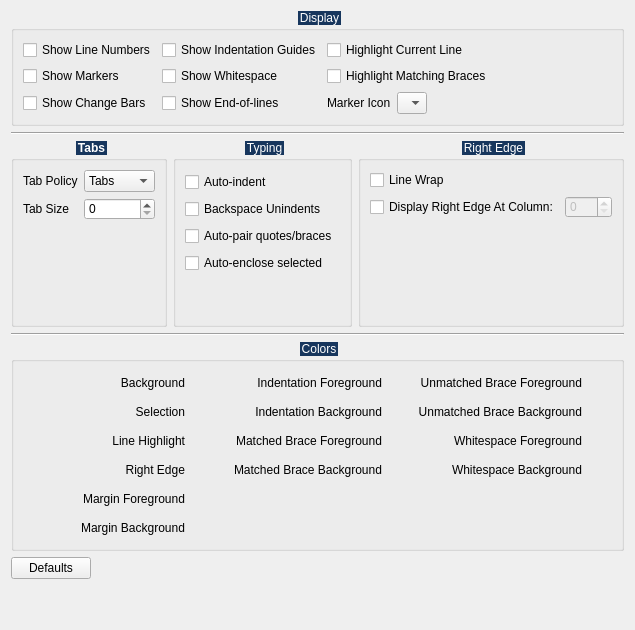
     <widget class="QWidget" name="generalTab">
      <attribute name="title">
       <string>General</string>
      </attribute>
      <layout class="QVBoxLayout" name="verticalLayout_3">
       <item>
        <layout class="QHBoxLayout" name="horizontalLayout_8">
         <item>
          <widget class="QGroupBox" name="_displayGroup">
           <property name="styleSheet">
            <string notr="true">/*
QGroupBox{font-weight: bold;}
::title {
    subcontrol-origin: margin;
    subcontrol-position: top center; /* position at the top center 
}
*/
QGroupBox::title  {
    subcontrol-origin: margin;
    subcontrol-position: top center;
    padding: 4px 8000px 4px 8000px;
    background-color: #FF17365D;
    color: rgb(255, 255, 255);
}</string>
           </property>
           <property name="title">
            <string>Display</string>
           </property>
           <property name="flat">
            <bool>false</bool>
           </property>
           <layout class="QHBoxLayout" name="horizontalLayout_7">
            <item>
             <layout class="QGridLayout" name="gridLayout_4">
              <item row="1" column="0">
               <widget class="QCheckBox" name="_markersCheck">
                <property name="text">
                 <string>Show Markers</string>
                </property>
               </widget>
              </item>
              <item row="0" column="0">
               <widget class="QCheckBox" name="_lineNumbersCheck">
                <property name="text">
                 <string>Show Line Numbers</string>
                </property>
               </widget>
              </item>
              <item row="2" column="0">
               <widget class="QCheckBox" name="_changeBarsCheck">
                <property name="text">
                 <string>Show Change Bars</string>
                </property>
               </widget>
              </item>
              <item row="2" column="1">
               <widget class="QCheckBox" name="_eolCheck">
                <property name="text">
                 <string>Show End-of-lines</string>
                </property>
               </widget>
              </item>
              <item row="0" column="2">
               <widget class="QCheckBox" name="_highlightCheck">
                <property name="text">
                 <string>Highlight Current Line</string>
                </property>
               </widget>
              </item>
              <item row="1" column="2">
               <widget class="QCheckBox" name="_matchCheck">
                <property name="text">
                 <string>Highlight Matching Braces</string>
                </property>
               </widget>
              </item>
              <item row="0" column="1">
               <widget class="QCheckBox" name="_indentationCheck">
                <property name="text">
                 <string>Show Indentation Guides</string>
                </property>
               </widget>
              </item>
              <item row="1" column="1">
               <widget class="QCheckBox" name="_whitespaceCheck">
                <property name="text">
                 <string>Show Whitespace</string>
                </property>
               </widget>
              </item>
              <item row="2" column="2">
               <layout class="QHBoxLayout" name="horizontalLayout_10">
                <item>
                 <widget class="QLabel" name="label">
                  <property name="text">
                   <string>Marker Icon</string>
                  </property>
                 </widget>
                </item>
                <item>
                 <widget class="QComboBox" name="_markerCombo">
                  <property name="maximumSize">
                   <size>
                    <width>60</width>
                    <height>16777215</height>
                   </size>
                  </property>
                  <item>
                   <property name="text">
                    <string/>
                   </property>
                   <property name="icon">
                    <iconset resource="../../../../icons/textedit/textedit_icons.qrc">
                     <normaloff>:/textedit/greenCircle</normaloff>:/textedit/greenCircle</iconset>
                   </property>
                  </item>
                  <item>
                   <property name="text">
                    <string/>
                   </property>
                   <property name="icon">
                    <iconset resource="../../../../icons/textedit/textedit_icons.qrc">
                     <normaloff>:/textedit/yellowCircle</normaloff>:/textedit/yellowCircle</iconset>
                   </property>
                  </item>
                  <item>
                   <property name="text">
                    <string/>
                   </property>
                   <property name="icon">
                    <iconset resource="../../../../icons/textedit/textedit_icons.qrc">
                     <normaloff>:/textedit/redCircle</normaloff>:/textedit/redCircle</iconset>
                   </property>
                  </item>
                  <item>
                   <property name="text">
                    <string/>
                   </property>
                   <property name="icon">
                    <iconset resource="../../../../icons/textedit/textedit_icons.qrc">
                     <normaloff>:/textedit/whiteFlag</normaloff>:/textedit/whiteFlag</iconset>
                   </property>
                  </item>
                  <item>
                   <property name="text">
                    <string/>
                   </property>
                   <property name="icon">
                    <iconset resource="../../../../icons/textedit/textedit_icons.qrc">
                     <normaloff>:/textedit/greenFlag</normaloff>:/textedit/greenFlag</iconset>
                   </property>
                  </item>
                  <item>
                   <property name="text">
                    <string/>
                   </property>
                   <property name="icon">
                    <iconset resource="../../../../icons/textedit/textedit_icons.qrc">
                     <normaloff>:/textedit/yellowFlag</normaloff>:/textedit/yellowFlag</iconset>
                   </property>
                  </item>
                  <item>
                   <property name="text">
                    <string/>
                   </property>
                   <property name="icon">
                    <iconset resource="../../../../icons/textedit/textedit_icons.qrc">
                     <normaloff>:/textedit/redFlag</normaloff>:/textedit/redFlag</iconset>
                   </property>
                  </item>
                  <item>
                   <property name="text">
                    <string/>
                   </property>
                   <property name="icon">
                    <iconset>
                     <normaloff>:/textedit/rightArrow</normaloff>:/textedit/rightArrow</iconset>
                   </property>
                  </item>
                  <item>
                   <property name="text">
                    <string/>
                   </property>
                   <property name="icon">
                    <iconset>
                     <normaloff>:/textedit/leftArrow</normaloff>:/textedit/leftArrow</iconset>
                   </property>
                  </item>
                  <item>
                   <property name="text">
                    <string/>
                   </property>
                   <property name="icon">
                    <iconset>
                     <normaloff>:/textedit/check</normaloff>:/textedit/check</iconset>
                   </property>
                  </item>
                  <item>
                   <property name="text">
                    <string/>
                   </property>
                   <property name="icon">
                    <iconset>
                     <normaloff>:/textedit/warning</normaloff>:/textedit/warning</iconset>
                   </property>
                  </item>
                  <item>
                   <property name="text">
                    <string/>
                   </property>
                   <property name="icon">
                    <iconset>
                     <normaloff>:/textedit/error</normaloff>:/textedit/error</iconset>
                   </property>
                  </item>
                 </widget>
                </item>
                <item>
                 <spacer name="horizontalSpacer_10">
                  <property name="orientation">
                   <enum>Qt::Orientation::Horizontal</enum>
                  </property>
                  <property name="sizeHint" stdset="0">
                   <size>
                    <width>40</width>
                    <height>20</height>
                   </size>
                  </property>
                 </spacer>
                </item>
               </layout>
              </item>
             </layout>
            </item>
           </layout>
          </widget>
         </item>
        </layout>
       </item>
       <item>
        <widget class="Line" name="line_2">
         <property name="orientation">
          <enum>Qt::Orientation::Horizontal</enum>
         </property>
        </widget>
       </item>
       <item>
        <layout class="QHBoxLayout" name="horizontalLayout_5">
         <item>
          <widget class="QGroupBox" name="_tabsGroup">
           <property name="font">
            <font>
             <bold>true</bold>
            </font>
           </property>
           <property name="styleSheet">
            <string notr="true">/*
QGroupBox {
	font-weight: bold;
}
::title {
   subcontrol-origin: margin;
   subcontrol-position: top center; 
}
*/
QGroupBox::title  {
    subcontrol-origin: margin;
    subcontrol-position: top center;
    padding: 4px 8000px 4px 8000px;
    background-color: #FF17365D;
    color: rgb(255, 255, 255);
}</string>
           </property>
           <property name="title">
            <string>Tabs</string>
           </property>
           <property name="alignment">
            <set>Qt::AlignmentFlag::AlignLeading|Qt::AlignmentFlag::AlignLeft|Qt::AlignmentFlag::AlignVCenter</set>
           </property>
           <property name="flat">
            <bool>false</bool>
           </property>
           <layout class="QGridLayout" name="gridLayout_2">
            <item row="1" column="1">
             <widget class="QSpinBox" name="_tabSizeSpin"/>
            </item>
            <item row="0" column="1">
             <widget class="QComboBox" name="_tabPolicyCombo">
              <property name="sizeAdjustPolicy">
               <enum>QComboBox::SizeAdjustPolicy::AdjustToContents</enum>
              </property>
              <item>
               <property name="text">
                <string>Tabs</string>
               </property>
              </item>
              <item>
               <property name="text">
                <string>Spaces</string>
               </property>
              </item>
             </widget>
            </item>
            <item row="0" column="0">
             <widget class="QLabel" name="_tabPolicyLabel">
              <property name="text">
               <string>Tab Policy</string>
              </property>
             </widget>
            </item>
            <item row="1" column="0">
             <widget class="QLabel" name="_tabSizeLabel">
              <property name="text">
               <string>Tab Size</string>
              </property>
             </widget>
            </item>
            <item row="2" column="1">
             <spacer name="verticalSpacer_5">
              <property name="orientation">
               <enum>Qt::Orientation::Vertical</enum>
              </property>
              <property name="sizeHint" stdset="0">
               <size>
                <width>20</width>
                <height>40</height>
               </size>
              </property>
             </spacer>
            </item>
           </layout>
          </widget>
         </item>
         <item>
          <widget class="QGroupBox" name="_typingGroup">
           <property name="styleSheet">
            <string notr="true">/*
QGroupBox{font-weight: bold;}
::title {
    subcontrol-origin: margin;
    subcontrol-position: top center; 
}
*/
QGroupBox::title  {
    subcontrol-origin: margin;
    subcontrol-position: top center;
    padding: 4px 8000px 4px 8000px;
    background-color: #FF17365D;
    color: rgb(255, 255, 255);
}</string>
           </property>
           <property name="title">
            <string>Typing</string>
           </property>
           <property name="flat">
            <bool>false</bool>
           </property>
           <layout class="QVBoxLayout" name="verticalLayout_6">
            <property name="spacing">
             <number>7</number>
            </property>
            <property name="topMargin">
             <number>11</number>
            </property>
            <property name="rightMargin">
             <number>11</number>
            </property>
            <property name="bottomMargin">
             <number>11</number>
            </property>
            <item>
             <widget class="QCheckBox" name="_autoIndentCheck">
              <property name="text">
               <string>Auto-indent</string>
              </property>
             </widget>
            </item>
            <item>
             <widget class="QCheckBox" name="_unindentCheck">
              <property name="text">
               <string>Backspace Unindents</string>
              </property>
             </widget>
            </item>
            <item>
             <widget class="QCheckBox" name="_autoPairCheck">
              <property name="text">
               <string>Auto-pair quotes/braces</string>
              </property>
             </widget>
            </item>
            <item>
             <widget class="QCheckBox" name="_autoEncloseCheck">
              <property name="text">
               <string>Auto-enclose selected</string>
              </property>
             </widget>
            </item>
            <item>
             <spacer name="verticalSpacer_3">
              <property name="orientation">
               <enum>Qt::Orientation::Vertical</enum>
              </property>
              <property name="sizeHint" stdset="0">
               <size>
                <width>20</width>
                <height>40</height>
               </size>
              </property>
             </spacer>
            </item>
           </layout>
          </widget>
         </item>
         <item>
          <widget class="QGroupBox" name="_textWrappingGroup">
           <property name="styleSheet">
            <string notr="true">/*
QGroupBox{font-weight: bold;}
::title {
    subcontrol-origin: margin;
    subcontrol-position: top center; 
}
*/
QGroupBox::title  {
    subcontrol-origin: margin;
    subcontrol-position: top center;
    padding: 4px 8000px 4px 8000px;
    background-color: #FF17365D;
    color: rgb(255, 255, 255);
}</string>
           </property>
           <property name="title">
            <string>Right Edge</string>
           </property>
           <property name="flat">
            <bool>false</bool>
           </property>
           <layout class="QVBoxLayout" name="verticalLayout_2">
            <property name="sizeConstraint">
             <enum>QLayout::SizeConstraint::SetDefaultConstraint</enum>
            </property>
            <item>
             <widget class="QCheckBox" name="_lineWrapCheck">
              <property name="text">
               <string>Line Wrap</string>
              </property>
             </widget>
            </item>
            <item>
             <layout class="QHBoxLayout" name="horizontalLayout_6">
              <item>
               <widget class="QCheckBox" name="_rightEdgeCheck">
                <property name="text">
                 <string>Display Right Edge At Column:</string>
                </property>
               </widget>
              </item>
              <item>
               <widget class="QSpinBox" name="_rightEdgeSpin">
                <property name="enabled">
                 <bool>false</bool>
                </property>
                <property name="maximum">
                 <number>999</number>
                </property>
               </widget>
              </item>
             </layout>
            </item>
            <item>
             <spacer name="verticalSpacer_6">
              <property name="orientation">
               <enum>Qt::Orientation::Vertical</enum>
              </property>
              <property name="sizeHint" stdset="0">
               <size>
                <width>20</width>
                <height>40</height>
               </size>
              </property>
             </spacer>
            </item>
           </layout>
          </widget>
         </item>
        </layout>
       </item>
       <item>
        <widget class="Line" name="line">
         <property name="orientation">
          <enum>Qt::Orientation::Horizontal</enum>
         </property>
        </widget>
       </item>
       <item>
        <layout class="QHBoxLayout" name="horizontalLayout_9">
         <item>
          <widget class="QGroupBox" name="_colorsGroup">
           <property name="styleSheet">
            <string notr="true">/*
QGroupBox{font-weight: bold;}
::title {
    subcontrol-origin: margin;
    subcontrol-position: top center;
}
*/
QGroupBox::title  {
    subcontrol-origin: margin;
    subcontrol-position: top center;
    padding: 4px 8000px 4px 8000px;
    background-color: #FF17365D;
    color: rgb(255, 255, 255);
}</string>
           </property>
           <property name="title">
            <string>Colors</string>
           </property>
           <property name="flat">
            <bool>false</bool>
           </property>
           <layout class="QHBoxLayout" name="horizontalLayout_4">
            <item>
             <layout class="QGridLayout" name="gridLayout_3">
              <item row="3" column="6">
               <widget class="ColorButton" name="_whitespaceBgButton">
                <property name="text">
                 <string/>
                </property>
                <property name="autoRaise">
                 <bool>true</bool>
                </property>
               </widget>
              </item>
              <item row="3" column="2">
               <widget class="ColorButton" name="_rightEdgeButton">
                <property name="text">
                 <string/>
                </property>
                <property name="autoRaise">
                 <bool>true</bool>
                </property>
               </widget>
              </item>
              <item row="2" column="5">
               <widget class="QLabel" name="_whitespaceFgLabel">
                <property name="text">
                 <string>Whitespace Foreground</string>
                </property>
                <property name="alignment">
                 <set>Qt::AlignmentFlag::AlignRight|Qt::AlignmentFlag::AlignTrailing|Qt::AlignmentFlag::AlignVCenter</set>
                </property>
               </widget>
              </item>
              <item row="1" column="6">
               <widget class="ColorButton" name="_unmatchedBgButton">
                <property name="text">
                 <string/>
                </property>
                <property name="autoRaise">
                 <bool>true</bool>
                </property>
               </widget>
              </item>
              <item row="2" column="6">
               <widget class="ColorButton" name="_whitespaceFgButton">
                <property name="text">
                 <string/>
                </property>
                <property name="autoRaise">
                 <bool>true</bool>
                </property>
               </widget>
              </item>
              <item row="0" column="2">
               <widget class="ColorButton" name="_bgButton">
                <property name="text">
                 <string/>
                </property>
                <property name="autoRaise">
                 <bool>true</bool>
                </property>
               </widget>
              </item>
              <item row="1" column="2">
               <widget class="ColorButton" name="_selectionButton">
                <property name="text">
                 <string/>
                </property>
                <property name="autoRaise">
                 <bool>true</bool>
                </property>
               </widget>
              </item>
              <item row="2" column="2">
               <widget class="ColorButton" name="_highlightButton">
                <property name="text">
                 <string/>
                </property>
                <property name="autoRaise">
                 <bool>true</bool>
                </property>
               </widget>
              </item>
              <item row="0" column="6">
               <widget class="ColorButton" name="_unmatchedFgButton">
                <property name="text">
                 <string/>
                </property>
                <property name="autoRaise">
                 <bool>true</bool>
                </property>
               </widget>
              </item>
              <item row="3" column="5">
               <widget class="QLabel" name="_whitespaceBgLabel">
                <property name="text">
                 <string>Whitespace Background</string>
                </property>
                <property name="alignment">
                 <set>Qt::AlignmentFlag::AlignRight|Qt::AlignmentFlag::AlignTrailing|Qt::AlignmentFlag::AlignVCenter</set>
                </property>
               </widget>
              </item>
              <item row="1" column="5">
               <widget class="QLabel" name="_unmatchedBgLabel">
                <property name="text">
                 <string>Unmatched Brace Background</string>
                </property>
                <property name="alignment">
                 <set>Qt::AlignmentFlag::AlignRight|Qt::AlignmentFlag::AlignTrailing|Qt::AlignmentFlag::AlignVCenter</set>
                </property>
               </widget>
              </item>
              <item row="0" column="5">
               <widget class="QLabel" name="_unmatchedFgLabel">
                <property name="text">
                 <string>Unmatched Brace Foreground</string>
                </property>
                <property name="alignment">
                 <set>Qt::AlignmentFlag::AlignRight|Qt::AlignmentFlag::AlignTrailing|Qt::AlignmentFlag::AlignVCenter</set>
                </property>
               </widget>
              </item>
              <item row="0" column="0">
               <widget class="QLabel" name="_bgLabel">
                <property name="text">
                 <string>Background</string>
                </property>
                <property name="alignment">
                 <set>Qt::AlignmentFlag::AlignRight|Qt::AlignmentFlag::AlignTrailing|Qt::AlignmentFlag::AlignVCenter</set>
                </property>
               </widget>
              </item>
              <item row="2" column="0">
               <widget class="QLabel" name="_highlightLabel">
                <property name="text">
                 <string>Line Highlight</string>
                </property>
                <property name="alignment">
                 <set>Qt::AlignmentFlag::AlignRight|Qt::AlignmentFlag::AlignTrailing|Qt::AlignmentFlag::AlignVCenter</set>
                </property>
               </widget>
              </item>
              <item row="3" column="0">
               <widget class="QLabel" name="_rightEdgeLabel">
                <property name="text">
                 <string>Right Edge</string>
                </property>
                <property name="alignment">
                 <set>Qt::AlignmentFlag::AlignRight|Qt::AlignmentFlag::AlignTrailing|Qt::AlignmentFlag::AlignVCenter</set>
                </property>
               </widget>
              </item>
              <item row="1" column="0">
               <widget class="QLabel" name="_selectionLabel">
                <property name="text">
                 <string>Selection</string>
                </property>
                <property name="alignment">
                 <set>Qt::AlignmentFlag::AlignRight|Qt::AlignmentFlag::AlignTrailing|Qt::AlignmentFlag::AlignVCenter</set>
                </property>
               </widget>
              </item>
              <item row="4" column="0">
               <widget class="QLabel" name="_marginFgLabel">
                <property name="text">
                 <string>Margin Foreground</string>
                </property>
                <property name="alignment">
                 <set>Qt::AlignmentFlag::AlignRight|Qt::AlignmentFlag::AlignTrailing|Qt::AlignmentFlag::AlignVCenter</set>
                </property>
               </widget>
              </item>
              <item row="4" column="2">
               <widget class="ColorButton" name="_marginFgButton">
                <property name="text">
                 <string/>
                </property>
                <property name="autoRaise">
                 <bool>true</bool>
                </property>
               </widget>
              </item>
              <item row="5" column="0">
               <widget class="QLabel" name="_marginBgLabel">
                <property name="frameShape">
                 <enum>QFrame::Shape::NoFrame</enum>
                </property>
                <property name="text">
                 <string>Margin Background</string>
                </property>
                <property name="alignment">
                 <set>Qt::AlignmentFlag::AlignRight|Qt::AlignmentFlag::AlignTrailing|Qt::AlignmentFlag::AlignVCenter</set>
                </property>
               </widget>
              </item>
              <item row="0" column="3">
               <widget class="QLabel" name="_indentationFgLabel">
                <property name="text">
                 <string>Indentation Foreground</string>
                </property>
                <property name="alignment">
                 <set>Qt::AlignmentFlag::AlignRight|Qt::AlignmentFlag::AlignTrailing|Qt::AlignmentFlag::AlignVCenter</set>
                </property>
               </widget>
              </item>
              <item row="0" column="4">
               <widget class="ColorButton" name="_indentationFgButton">
                <property name="text">
                 <string/>
                </property>
                <property name="autoRaise">
                 <bool>true</bool>
                </property>
               </widget>
              </item>
              <item row="1" column="3">
               <widget class="QLabel" name="_indentationBgLabel">
                <property name="text">
                 <string>Indentation Background</string>
                </property>
                <property name="alignment">
                 <set>Qt::AlignmentFlag::AlignRight|Qt::AlignmentFlag::AlignTrailing|Qt::AlignmentFlag::AlignVCenter</set>
                </property>
               </widget>
              </item>
              <item row="1" column="4">
               <widget class="ColorButton" name="_indentationBgButton">
                <property name="text">
                 <string/>
                </property>
                <property name="autoRaise">
                 <bool>true</bool>
                </property>
               </widget>
              </item>
              <item row="2" column="3">
               <widget class="QLabel" name="_matchedFgLabel">
                <property name="text">
                 <string>Matched Brace Foreground</string>
                </property>
                <property name="alignment">
                 <set>Qt::AlignmentFlag::AlignRight|Qt::AlignmentFlag::AlignTrailing|Qt::AlignmentFlag::AlignVCenter</set>
                </property>
               </widget>
              </item>
              <item row="2" column="4">
               <widget class="ColorButton" name="_matchedFgButton">
                <property name="text">
                 <string/>
                </property>
                <property name="autoRaise">
                 <bool>true</bool>
                </property>
               </widget>
              </item>
              <item row="3" column="3">
               <widget class="QLabel" name="_matchedBgLabel">
                <property name="text">
                 <string>Matched Brace Background</string>
                </property>
                <property name="alignment">
                 <set>Qt::AlignmentFlag::AlignRight|Qt::AlignmentFlag::AlignTrailing|Qt::AlignmentFlag::AlignVCenter</set>
                </property>
               </widget>
              </item>
              <item row="5" column="2">
               <widget class="ColorButton" name="_marginBgButton">
                <property name="text">
                 <string/>
                </property>
                <property name="autoRaise">
                 <bool>true</bool>
                </property>
               </widget>
              </item>
              <item row="3" column="4">
               <widget class="ColorButton" name="_matchedBgButton">
                <property name="text">
                 <string/>
                </property>
                <property name="autoRaise">
                 <bool>true</bool>
                </property>
               </widget>
              </item>
             </layout>
            </item>
           </layout>
          </widget>
         </item>
        </layout>
       </item>
       <item>
        <layout class="QHBoxLayout" name="horizontalLayout_11">
         <item>
          <widget class="QPushButton" name="_genDefaultsButton">
           <property name="text">
            <string>Defaults</string>
           </property>
          </widget>
         </item>
         <item>
          <spacer name="horizontalSpacer_3">
           <property name="orientation">
            <enum>Qt::Orientation::Horizontal</enum>
           </property>
           <property name="sizeHint" stdset="0">
            <size>
             <width>40</width>
             <height>20</height>
            </size>
           </property>
          </spacer>
         </item>
        </layout>
       </item>
       <item>
        <spacer name="verticalSpacer_4">
         <property name="orientation">
          <enum>Qt::Orientation::Vertical</enum>
         </property>
         <property name="sizeHint" stdset="0">
          <size>
           <width>20</width>
           <height>40</height>
          </size>
         </property>
        </spacer>
       </item>
      </layout>
     </widget>
